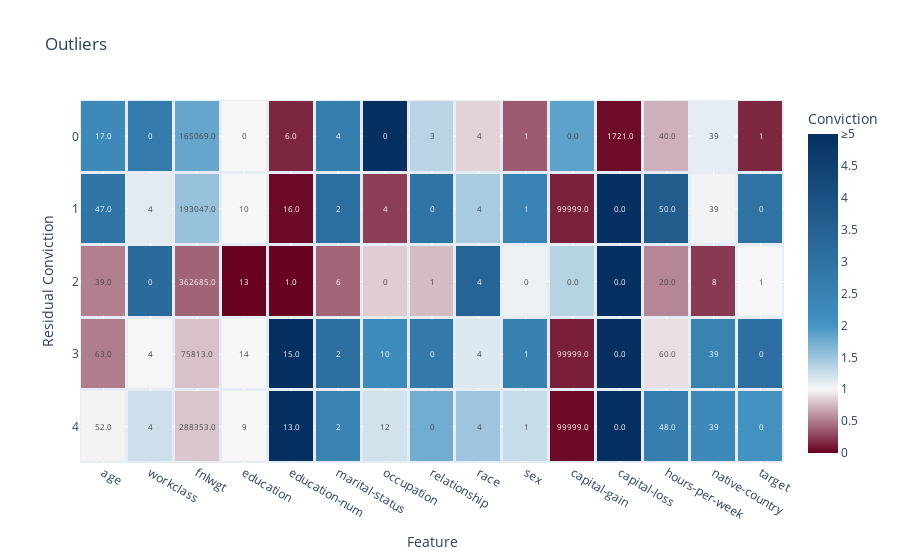

The notebook cell saved with this chart:
### Code cell
fig = plot_anomalies(outliers, case_feature_residual_convictions, title="Outliers", yaxis_title="Residual Conviction")
fig.show(width=1750, height=750)

### Figure 1 — Plotly figure (JSON) as saved in the notebook; plotly's stock layout.template omitted (floating-point values rounded to 4 significant figures)
{"data": [{"coloraxis": "coloraxis", "hovertemplate": "Conviction=%{z}", "name": "Outliers", "text": [["17.0", "0", "165069.0", "0", "6.0", "4", "0", "3", "4", "1", "0.0", "1721.0", "40.0", "39", "1", "0.025418452363572867", "747", "17d701f4-faee-4a4a-87b8-480e419ae338", "528.5223715348613", "outlier"], ["47.0", "4", "193047.0", "10", "16.0", "2", "4", "0", "4", "1", "99999.0", "0.0", "50.0", "39", "0", "0.032022126108487765", "453", "17d701f4-faee-4a4a-87b8-480e419ae338", "432.4940869492355", "outlier"], ["39.0", "0", "362685.0", "13", "1.0", "6", "0", "1", "4", "0", "0.0", "0.0", "20.0", "8", "1", "0.03711179095490837", "655", "17d701f4-faee-4a4a-87b8-480e419ae338", "383.21751697597375", "outlier"], ["63.0", "4", "75813.0", "14", "15.0", "2", "10", "0", "4", "1", "99999.0", "0.0", "60.0", "39", "0", "0.04302652448036836", "269", "17d701f4-faee-4a4a-87b8-480e419ae338", "228.3988880713625", "outlier"], ["52.0", "4", "288353.0", "9", "13.0", "2", "12", "0", "4", "1", "99999.0", "0.0", "48.0", "39", "0", "0.04469988208767741", "53", "17d701f4-faee-4a4a-87b8-480e419ae338", "239.86099178856585", "outlier"]], "texttemplate": "%{text}", "type": "heatmap", "x": ["age", "workclass", "fnlwgt", "education", "education-num", "marital-status", "occupation", "relationship", "race", "sex", "capital-gain", "capital-loss", "hours-per-week", "native-country", "target"], "xgap": 3, "y": [0, 1, 2, 3, 4], "ygap": 3, "z": [[2.266, 2.74, 1.806, 1, 0.152, 2.681, 6.929, 1.352, 0.8554, 0.3692, 1.853, 0.04299, 0.7107, 1.097, 0.1577], [2.895, 1.119, 1.526, 1, 0.03901, 3.106, 0.2516, 2.932, 1.441, 2.472, 0.1319, 90.93, 3.669, 1.035, 2.967], [0.5154, 3.202, 0.403, 0.003575, 0.01299, 0.4063, 0.8302, 0.7596, 3.41, 1.06, 1.363, 6.987, 0.5443, 0.235, 1], [0.5047, 0.9954, 0.7825, 1, 62.51, 3.067, 2.258, 2.771, 1.142, 2.527, 0.1261, 88.38, 0.9007, 2.495, 3.085], [0.9783, 1.239, 0.8015, 1, 66.06, 2.48, 1.205, 1.745, 1.497, 1.274, 0.03828, 70.19, 2.634, 2.269, 2.056]]}], "layout": {"coloraxis": {"cmax": 5, "cmin": 0, "colorbar": {"ticktext": ["0", "0.5", "1", "1.5", "2", "2.5", "3", "3.5", "4", "4.5", "≥5"], "tickvals": [0, 0.5, 1, 1.5, 2, 2.5, 3, 3.5, 4, 4.5, 5], "title": {"text": "Conviction"}}, "colorscale": [[0, "rgb(103,0,31)"], [0.2, "rgb(247, 247, 247)"], [0.4, "rgb(67,147,195)"], [1, "rgb(5,48,97)"]]}, "title": {"text": "Outliers"}, "xaxis": {"anchor": "y", "domain": [0, 1], "title": {"text": "Feature"}}, "yaxis": {"anchor": "x", "autorange": "reversed", "domain": [0, 1], "title": {"text": "Residual Conviction"}}}}
